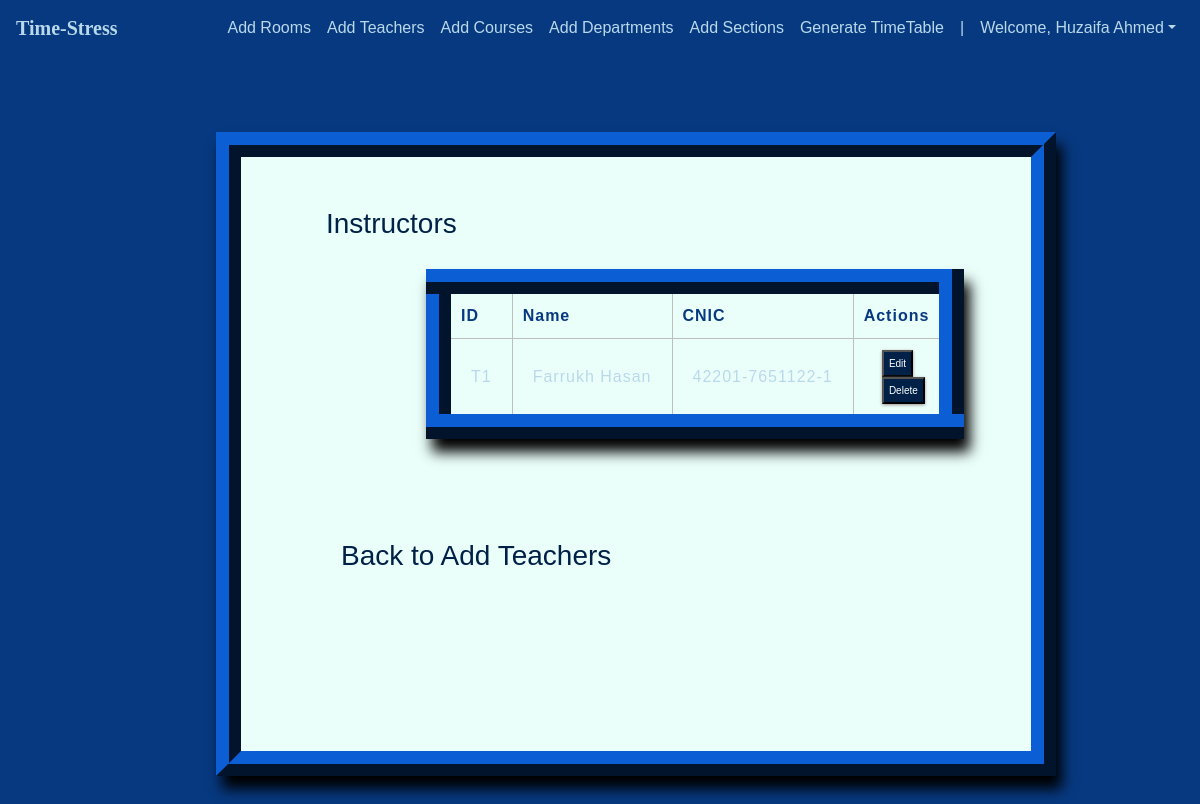
The app's page /admins/instructors/ (signed in) with its own data.
### ttgen/models.py (models this page shows, shortened)
class Instructor(models.Model):
    id_number = models.CharField(max_length=6)
    name = models.CharField(max_length=100)
    cnic = models.CharField(max_length=15)

### ttgen/views.py (the view)
# urls.py: path('admins/instructors/', views.admin_instructors, name='admin_instructors'),
def admin_instructors(request):
    instructors = Instructor.objects.all()
    return render(request, 'admin/instructors.html', {'instructors': instructors})

### templates/admin/instructors.html (shortened to what this page needs)
<!DOCTYPE html>
<html lang="en">
<head>
  <link rel="stylesheet" href="https://maxcdn.bootstrapcdn.com/bootstrap/4.0.0/css/bootstrap.min.css">
  <link rel="stylesheet" type="text/css" href="static/css/index.css">
</head>
<body>
  <header>
<nav class="navbar navbar-expand-md   fixed-top   ">
        <a class="navbar-brand" href="{% url 'admin_dashboard' %}"><b>Time-Stress</b></a>
        <div class="collapse navbar-collapse" id="navbarCollapse">
            <ul class="navbar-nav ml-auto">
                <li class="nav-item">
                    <a class="nav-link" href="{% url 'admin_add_room' %}">Add Rooms</a>
                  </li>
                  <li class="nav-item">
                    <a class="nav-link" href="{% url 'admin_add_instructor' %}">Add Teachers</a>
                  </li>
                  <li class="nav-item">
                <a class="nav-link" href="{% url 'admin_add_course' %}">Add Courses</a>
              </li>
              <li class="nav-item">
                <a class="nav-link" href="{% url 'admin_add_department' %}">Add Departments</a>
              </li>
              <li class="nav-item">
                <a class="nav-link" href="{% url 'admin_add_section' %}">Add Sections</a>
              </li>
    <li class="nav-item">
    <a class="nav-link" href="{% url 'admin_generate_timetable' %}">Generate TimeTable</a>
    </li>
              <li class="nav-item active">
                <a class="nav-link">|</a>
              </li>
              <li class="nav-item dropdown">
                <a class="nav-link dropdown-toggle" href="#" id="dropdown03" data-toggle="dropdown" aria-haspopup="true" aria-expanded="false">Welcome, {{ user.first_name }}</a>
            </li>
            </ul>
          </div>
    </nav>
</header><br><br>
  {% block content %}
  {% load static %}
  <fieldset class="fieldset">
    <h1 class="tablink" onclick="openPage('new')" id="defaultOpen">Instructors</h1>
    <div class="container">
      <table class="table2">
        <thead>
          <tr>
            <th>ID</th>
            <th>Name</th>
            <th>CNIC</th>
            <th>Actions</th>
          </tr>
        </thead>
        <tbody>
          {% for inst in instructors %}
          <tr>
            <td>{{inst.id_number}}</td>
            <td>{{inst.name}}</td>
            <td>{{inst.cnic}}</td>
            <td class="empty">
              <form action="{% url 'admin_edit_instructor' inst.id %}" method="post">
                <input type="submit" value="Edit" class="cross">
              </form>
              <form action="{% url 'admin_delete_instructor' inst.id %}" method="post">
                <input type="submit" value="Delete" class="cross">
              </form>
            </td>
          </tr>
          {% endfor %}
        </tbody>
      </table>
      <a href="{% url 'admin_add_instructor'%}">
        <h1 class="tablink" onclick="openPage('new')" id="defaultOpen">Back to Add Teachers</h1>
      </a>
    </div>
  </fieldset>
  {% endblock %}

### static/css/index.css (style rules this page uses)
body { padding-top: 3rem; padding-bottom: 3rem; color: #B9D9EB; font-family: 'Poppins', sans-serif; overflow-x: hidden; background-color: #073980; }
nav { font-family: sans-serif; background-color: #073980; }
.navbar-brand { font-size: 20px; font-family: Georgia, 'Times New Roman', Times, serif; color: #B9D9EB; }

### templates/admin/instructors.html (style rules this page uses)
nav { font-family: sans-serif; }
.navbar-brand { font-size: 20px; font-family: Georgia, 'Times New Roman', Times, serif; }
* { margin: 0; padding: 0; box-sizing: border-box; }
html { scroll-behavior: smooth; }
a { text-decoration: none; }
form { margin-top: 3%; margin-left: 18%; margin-right: 12%; }
fieldset h1 { color: #002147; padding-bottom: 20px; margin-left: 35px; display: inline-block; cursor: pointer; font-size: 28px; }
fieldset input { padding: 8px; color: #938c8c }
.table2 { margin-bottom: 100px; margin-left: 120px; }
.table2 { border: 25px ridge; border-color: #073980; box-shadow: 6px 13px 13px 0px black; background-color: #ebfffa; letter-spacing: 1px; font-size: 1.0rem; }
.table2 td, th { border: 1px solid rgb(190, 190, 190); padding: 10px 20px; }
.table2 th { color: #073980; font-weight: bolder; }
.table2 td { text-align: center; }
.table1 td, th { border-top: 1px solid #002147; padding: 10px; }
.cross { font-size: 10px; box-shadow: 0px 1px 3px 0px #9e9292; padding: 4px 5px; color: #fff; background-color: #002147; cursor: pointer; }
.fieldset { margin-top: 3%; margin-left: 18%; margin-right: 12%; padding: 50px; border-width: 25px; border-style: ridge; border-color: #002147; box-shadow: 6px 13px 13px 0px black; background-color: #fff; }
.container { padding-bottom: 100px; }
body { background-color: #add8e6; }
nav { font-family: sans-serif; background-color: #002147; }
.navbar-brand { font-size: 20px; font-family: Georgia, 'Times New Roman', Times, serif; color: #B9D9EB; }
.navbar-nav .nav-link { color: #B9D9EB; transition: color 0.3s ease-in-out; }
* { margin: 0; padding: 0; }
h1, h2, h3, h4, h5 { text-align: center; color: #002147; }
form { margin-top: 2%; margin-left: 18%; margin-right: 21%; }
fieldset h1 { color: #002147; padding-bottom: 20px; margin-left: 35px; display: inline-block; cursor: pointer; font-size: 28px; text-align: center; }
fieldset input { padding: 8px; color: #002147 }
.fieldset { margin-top: 3%; margin-left: 18%; margin-right: 12%; padding: 50px; border-width: 25px; border-style: ridge; border-color: #073980; box-shadow: 6px 13px 13px 0px black; background-color: #ebfffa; }

### records on screen
Instructor: id_number "T1", name "Farrukh Hasan", cnic "42201-7651122-1"

### other values on screen
{{ user.first_name }} "Huzaifa Ahmed"
